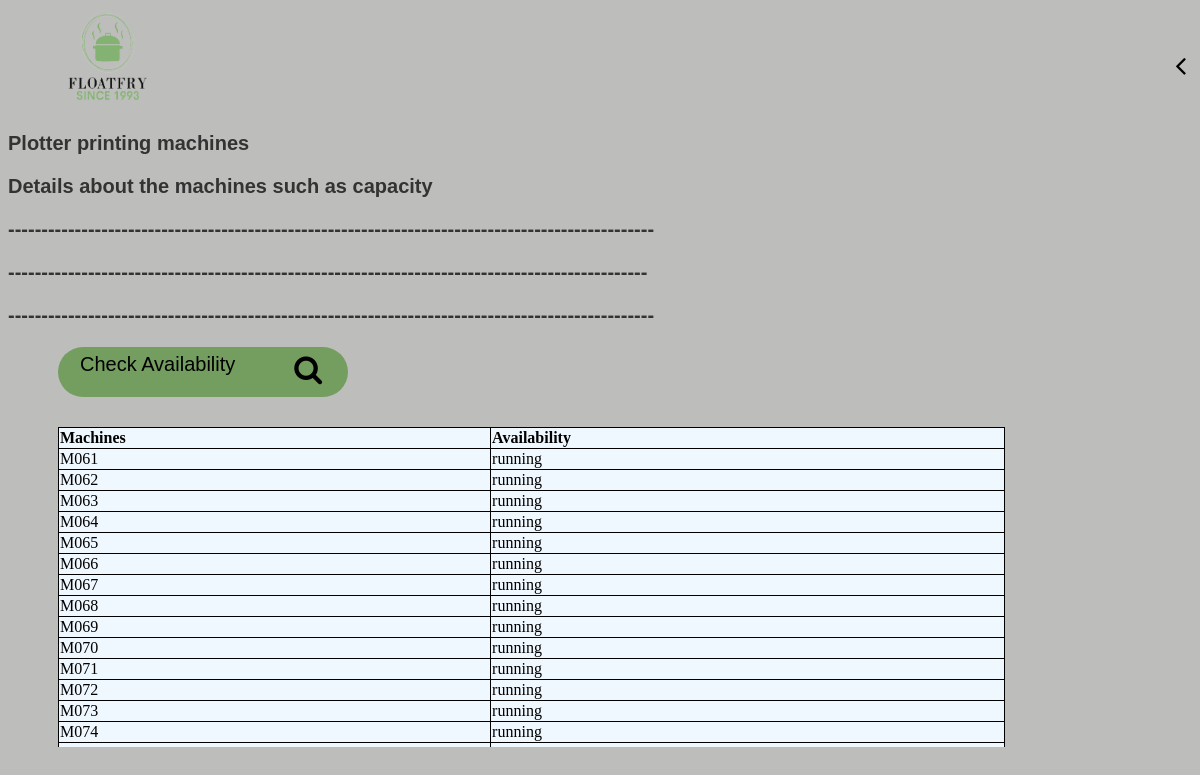
Screenshot of /machine.php with the database file from the repository.
### tables this page shows
CREATE TABLE `machines` (
  `Machine_Table_ID` int(11) NOT NULL,
  `Machine_ID` varchar(14) NOT NULL,
  `Machine_Type` varchar(12) NOT NULL,
  `Machine_Name` tinytext NOT NULL,
  `Machine_Capacity_PerHour` int(11) NOT NULL,
  `Machine_Quantity` int(11) NOT NULL,
  `Machine_Status` tinytext NOT NULL
);

### machinTable.php (the view, shortened to what this page needs)
<link rel="stylesheet" type="text/css" href="machine.css" />
<?php
include "db_conn1.php";
$sql = "SELECT * FROM `machines` where Machine_Name = 'Platter Printing'" ;
$result = $connection->query($sql);
if ($result->num_rows > 0) {
    echo "<table>
            <tr>
            <th>Machines</th>
            <th>Availability</th>
            </tr>";
    while ($row = $result->fetch_assoc()) {
        echo "<tr>
                <td>" . $row["Machine_ID"] . "</td>
                <td>" . $row["Machine_Status"] . "</td>
            </tr>";
    }
    echo "</table>";
}
?>

### machine.php (shortened to what this page needs)
<!DOCTYPE html>
<html lang="en">
<head>
    <link rel="stylesheet" href="machine.css">
    <link rel="stylesheet" href="path/to/font-awesome/css/font-awesome.min.css">
    <link rel="stylesheet" href="https://cdnjs.cloudflare.com/ajax/libs/font-awesome/4.7.0/css/font-awesome.min.css">
</head>
<body>
<img src="./Screenshot_2023-10-03_at_15.16.27-removebg-preview.png" alt="img">
   <button class="btn" onclick="goBack()">
    <i class="fa fa-angle-left"></i>
</button>
    <p>Plotter printing machines</p>
    <p>Details about the machines such as capacity</p>
    <p>-------------------------------------------------------------------------------------------------</p>
    <p>------------------------------------------------------------------------------------------------</p>
    <p>-------------------------------------------------------------------------------------------------</p>
    <form  method="GET" action="" >
     <div class="search-box" >
     <input class = "search-txt" type="text" name="search"  placeholder="Check Availability" required>
     <button type="submit" class="search-btn" onclick="section_page()">
       <i class="fa fa-search"></i>
     </button>
     </div>
    </form>
            <?php include('machine_search.php')?>
    <div class = "scrollable-table" >
    <?php include('machinTable.php'); ?>
    </div>
</body>
</html>

### machine_search.php (shortened to what this page needs)
<link rel="stylesheet" type="text/css" href="machine.css" />

### machine.css (style rules this page uses)
body { background-color: #bdbdbb; }
.btn { float: right; background: transparent; border: transparent; margin-top: 40px; font-size: 30px; }
p { text-align: left; font-family: 'Sans-serif', Arial; font-style: normal; color: #333; font-size: 20px; font-weight: bold; }
img { margin-left: 50px; margin-top: 0px; height: 100px; width: 100px; }
table, td, th { background-color: aliceblue; border: 1px solid; text-align: left; }
table { margin-top: 30px; margin-left: 50px; border-collapse: collapse; width: 80%; }
.search-box { margin-left: 50px; background: #749e5f; height: 10px; width: 250px; border-radius: 40px; padding: 20px; color: black; }
.search-btn { color: black; float: right; margin-top: -25px; font-size: 30px; border: transparent; background: none; }
.search-txt { border: none; background: none; outline: none; margin-top: -15px; float: left; font-size: 20px; color: black; }
input[type="text"]::placeholder { color: #000000; }
.scrollable-table { max-height: 350px; overflow-y: auto; }

### rows the page displays
machines: Machine_ID "M061", Machine_Status "running"
machines: Machine_ID "M062", Machine_Status "running"
machines: Machine_ID "M063", Machine_Status "running"
machines: Machine_ID "M064", Machine_Status "running"
machines: Machine_ID "M065", Machine_Status "running"
machines: Machine_ID "M066", Machine_Status "running"
machines: Machine_ID "M067", Machine_Status "running"
machines: Machine_ID "M068", Machine_Status "running"
machines: Machine_ID "M069", Machine_Status "running"
machines: Machine_ID "M070", Machine_Status "running"
machines: Machine_ID "M071", Machine_Status "running"
machines: Machine_ID "M072", Machine_Status "running"
machines: Machine_ID "M073", Machine_Status "running"
machines: Machine_ID "M074", Machine_Status "running"
